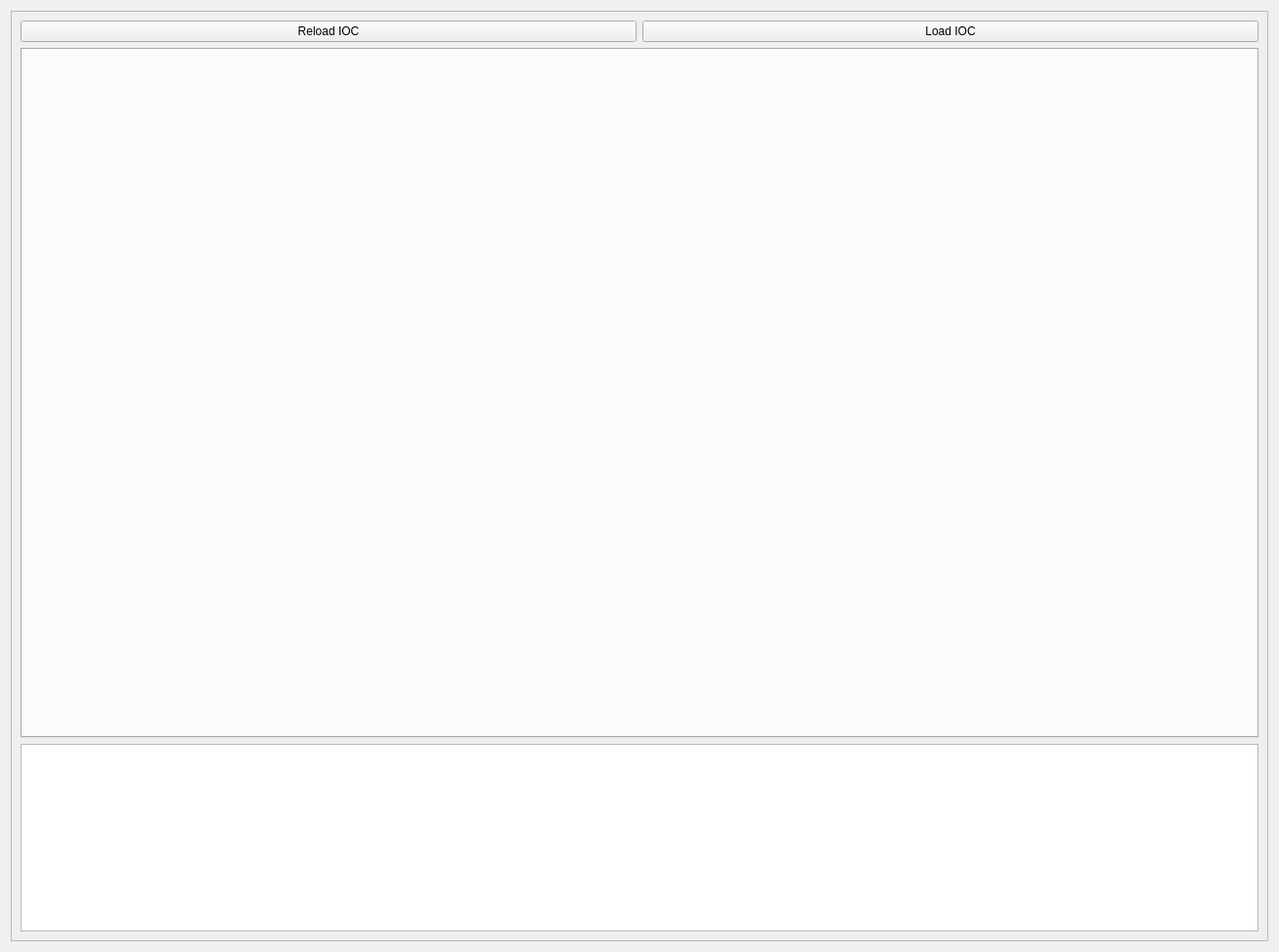
<?xml version="1.0" encoding="UTF-8"?>
<ui version="4.0">
 <class>Form</class>
 <widget class="QWidget" name="Form">
  <property name="geometry">
   <rect>
    <x>0</x>
    <y>0</y>
    <width>1308</width>
    <height>974</height>
   </rect>
  </property>
  <property name="windowTitle">
   <string>Form</string>
  </property>
  <layout class="QVBoxLayout" name="verticalLayout_5">
   <item>
    <widget class="QScrollArea" name="scrollArea">
     <property name="widgetResizable">
      <bool>true</bool>
     </property>
     <widget class="QWidget" name="scrollAreaWidgetContents">
      <property name="geometry">
       <rect>
        <x>0</x>
        <y>0</y>
        <width>1288</width>
        <height>954</height>
       </rect>
      </property>
      <layout class="QVBoxLayout" name="verticalLayout_33">
       <item>
        <layout class="QHBoxLayout" name="horizontalLayout">
         <item>
          <widget class="QPushButton" name="reload_ioc">
           <property name="text">
            <string>Reload IOC</string>
           </property>
          </widget>
         </item>
         <item>
          <widget class="QPushButton" name="load_ioc">
           <property name="text">
            <string>Load IOC</string>
           </property>
          </widget>
         </item>
        </layout>
       </item>
       <item>
        <widget class="QTabWidget" name="main_tabs">
         <property name="currentIndex">
          <number>-1</number>
         </property>
        </widget>
       </item>
       <item>
        <layout class="QVBoxLayout" name="verticalLayout_35">
         <item>
          <widget class="QPlainTextEdit" name="status_logger">
           <property name="sizePolicy">
            <sizepolicy hsizetype="Expanding" vsizetype="Minimum">
             <horstretch>0</horstretch>
             <verstretch>0</verstretch>
            </sizepolicy>
           </property>
           <property name="baseSize">
            <size>
             <width>0</width>
             <height>0</height>
            </size>
           </property>
          </widget>
         </item>
        </layout>
       </item>
      </layout>
     </widget>
    </widget>
   </item>
  </layout>
 </widget>
 <resources/>
 <connections/>
</ui>
